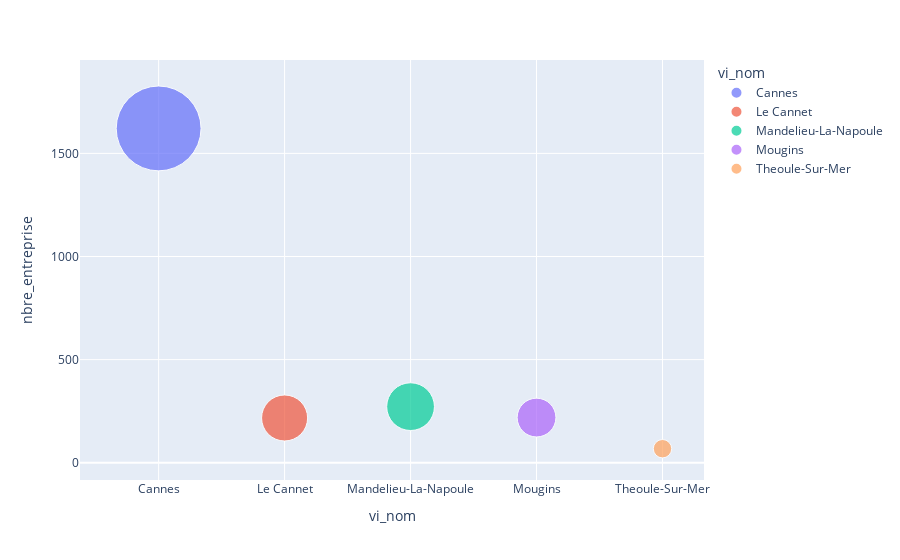

The notebook cell saved with this chart:
### Code cell
fig = px.scatter(df_hebergement_restauration, x="vi_nom", y="nbre_entreprise", size="poids", color="vi_nom", size_max=60)
fig.show()

### Figure 1 — Plotly figure (JSON) as saved in the notebook; plotly's stock layout.template omitted (floating-point values rounded to 4 significant figures)
{"data": [{"hovertemplate": "vi_nom=%{x}<br>nbre_entreprise=%{y}<br>poids=%{marker.size}<extra></extra>", "legendgroup": "Cannes", "marker": {"color": "#636efa", "size": [7468078], "sizemode": "area", "sizeref": 2074.0, "symbol": "circle"}, "mode": "markers", "name": "Cannes", "orientation": "v", "showlegend": true, "type": "scatter", "x": ["Cannes"], "xaxis": "x", "y": [1621], "yaxis": "y"}, {"hovertemplate": "vi_nom=%{x}<br>nbre_entreprise=%{y}<br>poids=%{marker.size}<extra></extra>", "legendgroup": "Le Cannet", "marker": {"color": "#EF553B", "size": [2196647], "sizemode": "area", "sizeref": 2074.0, "symbol": "circle"}, "mode": "markers", "name": "Le Cannet", "orientation": "v", "showlegend": true, "type": "scatter", "x": ["Le Cannet"], "xaxis": "x", "y": [217], "yaxis": "y"}, {"hovertemplate": "vi_nom=%{x}<br>nbre_entreprise=%{y}<br>poids=%{marker.size}<extra></extra>", "legendgroup": "Mandelieu-La-Napoule", "marker": {"color": "#00cc96", "size": [2364881], "sizemode": "area", "sizeref": 2074.0, "symbol": "circle"}, "mode": "markers", "name": "Mandelieu-La-Napoule", "orientation": "v", "showlegend": true, "type": "scatter", "x": ["Mandelieu-La-Napoule"], "xaxis": "x", "y": [272], "yaxis": "y"}, {"hovertemplate": "vi_nom=%{x}<br>nbre_entreprise=%{y}<br>poids=%{marker.size}<extra></extra>", "legendgroup": "Mougins", "marker": {"color": "#ab63fa", "size": [1560397], "sizemode": "area", "sizeref": 2074.0, "symbol": "circle"}, "mode": "markers", "name": "Mougins", "orientation": "v", "showlegend": true, "type": "scatter", "x": ["Mougins"], "xaxis": "x", "y": [219], "yaxis": "y"}, {"hovertemplate": "vi_nom=%{x}<br>nbre_entreprise=%{y}<br>poids=%{marker.size}<extra></extra>", "legendgroup": "Theoule-Sur-Mer", "marker": {"color": "#FFA15A", "size": [351445], "sizemode": "area", "sizeref": 2074.0, "symbol": "circle"}, "mode": "markers", "name": "Theoule-Sur-Mer", "orientation": "v", "showlegend": true, "type": "scatter", "x": ["Theoule-Sur-Mer"], "xaxis": "x", "y": [68], "yaxis": "y"}], "layout": {"legend": {"itemsizing": "constant", "title": {"text": "vi_nom"}, "tracegroupgap": 0}, "margin": {"t": 60}, "xaxis": {"anchor": "y", "categoryarray": ["Cannes", "Le Cannet", "Mandelieu-La-Napoule", "Mougins", "Theoule-Sur-Mer"], "categoryorder": "array", "domain": [0, 1], "title": {"text": "vi_nom"}}, "yaxis": {"anchor": "x", "domain": [0, 1], "title": {"text": "nbre_entreprise"}}}}
